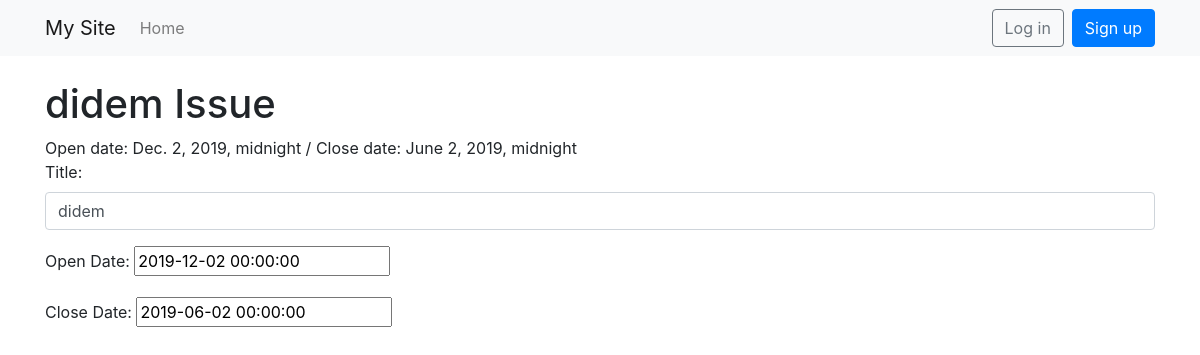
/issues/11/, run on the app's committed database.
### todo/models.py (models this page shows, shortened)
class Issue(models.Model):
    project = models.ForeignKey(Project, on_delete=models.CASCADE)
    title = models.CharField(max_length=50, verbose_name='Title')
    open_date = models.DateTimeField()
    close_date = models.DateTimeField()

### todo/issueviewsset.py (the view)
# urls.py: path('issues/<int:pk>/', issueviewsset.IssueDetailView.as_view(), name = 'issue-detail'),
class IssueDetailView(DetailView):
    model = Issue
    template_name = 'issue_detail.html'
    def get(self, request, *args, **kwargs):
        self.object = self.get_object()
        context = self.get_context_data(object=self.object)
        data={
            'project':self.object.project,
            'title':self.object.title,
            'open_date':self.object.open_date,
            'close_date':self.object.close_date,
        }
        context['form']=IssueForm(data)
        return self.render_to_response(context)

### todo/forms.py
class IssueForm(forms.Form):
    title = forms.CharField(label='Title',
                            widget=forms.TextInput(
                                attrs={'class': 'form-control'}
                                )
                            )
    open_date = forms.DateTimeField(label='Open Date',
                                    widget=forms.DateTimeInput(
                                        attrs={'class':'forms-control'}
                                        )
                                )
    close_date = forms.DateTimeField(label='Close Date',
                                    widget=forms.DateTimeInput(
                                        attrs={'class':'forms-control'}
                                        )
                                )
    class Meta:
        model = Issue
        fields=['title', 'open_date', 'close_date']

### templates/issue_detail.html (shortened to what this page needs)
{% extends 'base.html' %}
{% block content %}
    <h1>{{ issue.title }} Issue</h1>
    <form method="POST" class="issue-detail">
        Open date: {{ issue.open_date }} /
        Close date: {{ issue.close_date }}
        {{ form.as_p }}
    </form>
{% endblock %}

### data on the page
Issue: title "didem", open_date "Dec. 2, 2019, midnight", close_date "June 2, 2019, midnight", open_date "2019-12-02 00:00:00", close_date "2019-06-02 00:00:00"
